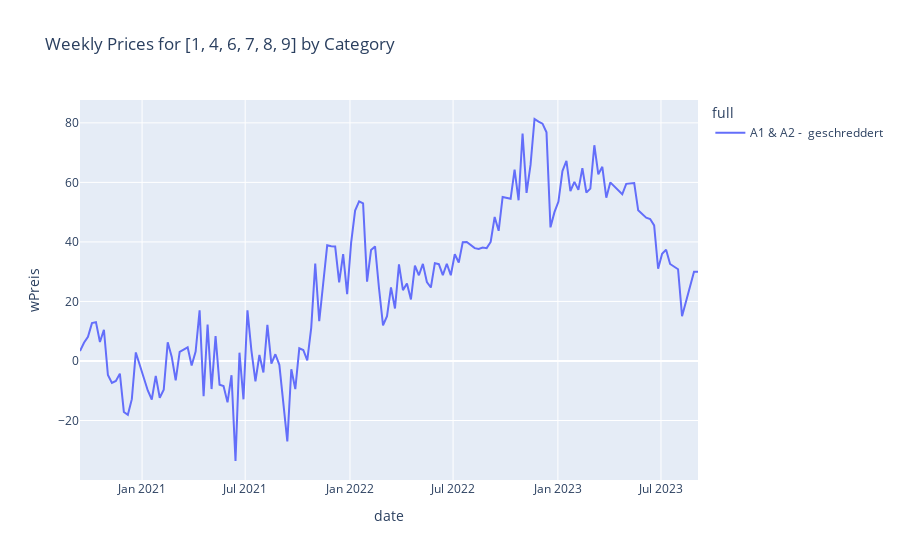

The cell this chart's notebook holds for it:
### Code cell
fig = px.line(TS7, x='date', y='wPreis', color='full', title='Weekly Prices for [1, 4, 6, 7, 8, 9] by Category')
fig.show()

### Figure 1 — Plotly figure (JSON) as saved in the notebook; plotly's stock layout.template omitted (floating-point values rounded to 4 significant figures; data arrays with more than 128 entries replaced by an {"elided": "..."} marker saying what was removed)
{"data": [{"hovertemplate": "full=A1 & A2 -  geschreddert<br>date=%{x}<br>wPreis=%{y}<extra></extra>", "legendgroup": "A1 & A2 -  geschreddert", "line": {"color": "#636efa", "dash": "solid"}, "marker": {"symbol": "circle"}, "mode": "lines", "name": "A1 & A2 -  geschreddert", "orientation": "v", "showlegend": true, "type": "scatter", "x": {"elided": "143 str values"}, "xaxis": "x", "y": {"elided": "143 float values"}, "yaxis": "y"}], "layout": {"legend": {"title": {"text": "full"}, "tracegroupgap": 0}, "title": {"text": "Weekly Prices for [1, 4, 6, 7, 8, 9] by Category"}, "xaxis": {"anchor": "y", "domain": [0, 1], "title": {"text": "date"}}, "yaxis": {"anchor": "x", "domain": [0, 1], "title": {"text": "wPreis"}}}}
